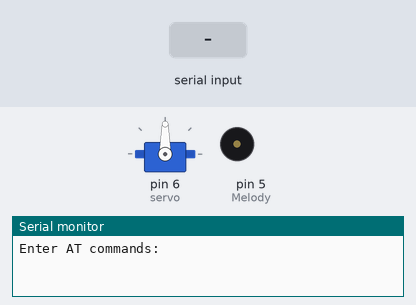
Recording of a sketch running on a simulated Arduino Uno, built with avr-gcc and run on an emulated ATmega328P. Shown: servo, buzzer (waves = sounding), the last lines printed to the serial monitor. The inputs (shaded band) are chosen by the test bench.

Above: at 3.3 s.
3.4 s: "T\n" received over the second serial link
At 4.5 s:
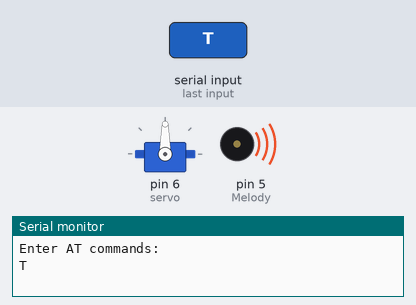
6.4 s: "O\n" received over the second serial link
At 8.2 s:
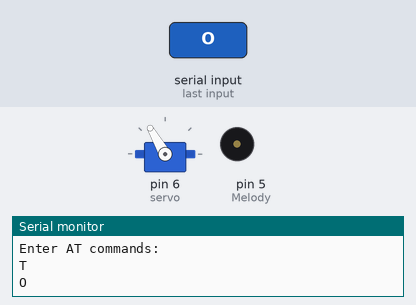
9.4 s: "X\n" received over the second serial link
At 10.5 s:
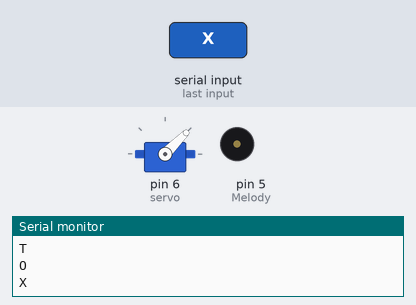
Timing chart, 0 to 13.0 s (numbered marks = the images above; inputs shaded):
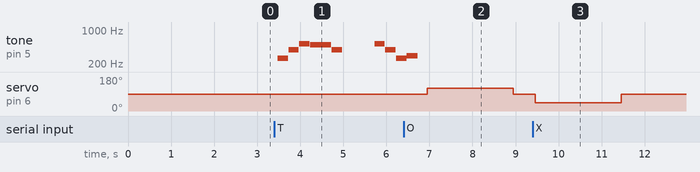

The sketch:

Bluetooth_Servo_Switch.ino
```cpp
#include <SoftwareSerial.h>
#include <Servo.h>
Servo myservo;
int servo = 6;//4번핀 서보모터
/*********************서보모터 각도설정*/
int angle_on = 120;
int angle_mid = 90;
int angle_off = 45;
/***********************************/
//int state = 0;
int sound = 0;
//--------------------------------------------------------
/*
#define CL 131
#define DL 147
#define EL 165
#define FL 175
#define GL 196
#define AL 220
#define BL 247
*/
#define CM 262
#define DM 294
#define EM 330
#define FM 349
#define GM 392
#define AM 440
#define BM 494
#define CH 523

#define DH 588
#define EH 660
#define FH 698
#define GH 784
#define AH 880
#define BH 988

int Melody = 5;

void Melody_ON(){
  tone(Melody, CM); delay(240); noTone(Melody); delay(10);
  tone(Melody, GM); delay(240); noTone(Melody); delay(10);
  tone(Melody, CH); delay(240); noTone(Melody); delay(10);
  tone(Melody, BM); delay(490); noTone(Melody); delay(10);
  tone(Melody, GM); delay(250); noTone(Melody);
}
void Melody_OFF(){
  tone(Melody, CH); delay(240); noTone(Melody); delay(10);
  tone(Melody, GM); delay(240); noTone(Melody); delay(10);
  tone(Melody, CM); delay(240); noTone(Melody); delay(10);
  tone(Melody, DM); delay(250); noTone(Melody);
}
//--------------------------------------------------------
SoftwareSerial hc06(2,3); //Tx, Rx
//--------------------------------------------------------
void MENU(){
  hc06.write("********************\n");
  hc06.write("*\t\tM  E  N  U   = M\t\t*\n");
  hc06.write("*\t\tSwitch ON  = O\t\t*\n");
  hc06.write("*\t\tSwitch OFF = X\t\t*\n");
  hc06.write("*\t\tSound ON   = 1\t\t*\n");
  hc06.write("*\t\tSound OFF  = 0\t\t*\n");
  hc06.write("*\t\tSound TEST= T\t*\n");
  hc06.write("********************\n");
}
//--------------------------------------------------------
byte buffer[1024];
int bufferPosition;

void setup() {
  Serial.begin(9600);
  Serial.println("Enter AT commands:");
  hc06.begin(9600);
  bufferPosition = 0;

  MENU();

  myservo.attach(servo);
  myservo.write(angle_mid);
  delay(2000);
  myservo.detach();
  pinMode(Melody, OUTPUT);
//  pinMode(6, OUTPUT);
//  digitalWrite(6, HIGH);//3.3V
}
//--------------------------------------------------------
//--------------------------------------------------------
void loop() {
  if(hc06.available())
  {
    byte dataFromBt = hc06.read();
    Serial.write(dataFromBt);
    buffer[bufferPosition++] = dataFromBt;

    if(dataFromBt == '\n'){
      buffer[bufferPosition] = '\0';
      //안드로이드로 받은 문자열 전송함
      hc06.write(buffer, bufferPosition);
      bufferPosition = 0;
    }
//--------------------------------------------------------
myservo.detach();
    //각 상황별 설정
    if(dataFromBt == '.'){
      Serial.println("\n");
      hc06.write("\n");
      dataFromBt = 0;
    }

    if (dataFromBt == 'O'){
      digitalWrite(LED_BUILTIN, HIGH);
      if (sound == 1){
        delay(100);
        Melody_ON();
        }
      dataFromBt = 0;

      myservo.attach(servo);
      myservo.write(angle_on);
      delay(2000);
      myservo.write(angle_mid);

      Serial.println("\n");
      hc06.write("Switch ON\n");
    }

    if(dataFromBt == 'X'){
      digitalWrite(LED_BUILTIN, LOW);
      if (sound == 1){
        delay(100);
        Melody_OFF();
        }
      dataFromBt = 0;

      myservo.attach(servo);
      myservo.write(angle_off);
      delay(2000);
      myservo.write(angle_mid);

      Serial.println("\n");
      hc06.write("Switch OFF\n");
    }


    if(dataFromBt == 'T'){
      digitalWrite(LED_BUILTIN, LOW);
      Melody_ON();
      delay(750);
      Melody_OFF();
      dataFromBt = 0;
      Serial.println("\n");
      hc06.write("Sound Test end\n");
    }

    if(dataFromBt == '0'){
      sound = 0;
      hc06.write("\t\tSound OFF\n");
    }

    if(dataFromBt == '1'){
      sound = 1;
      hc06.write("\t\tSound ON\n");
    }

    if(dataFromBt == 'M'){
      MENU();
    }
  }
//--------------------------------------------------------
  if(Serial.available()){
    hc06.write(Serial.read()); //시리얼 모니터 내용을 블루투스에 쓰기
  }
  delay(100);
}
```

Measured:
- after the input at 3.4 s, tone on pin 5 (Melody): plays 262 Hz for 0.24 s, 392 Hz for 0.24 s, 523 Hz for 0.24 s, 494 Hz for 0.49 s, 392 Hz for 0.25 s, 523 Hz for 0.24 s … (8 notes in this stretch), starting after 0.08 s
- after the input at 6.4 s, servo on pin 6 (servo): 90° → 120° after 0.55 s, → 90° 2.0 s later
- after the input at 9.4 s, servo on pin 6 (servo): 90° → 45° after 0.06 s, → 90° 2.0 s later
